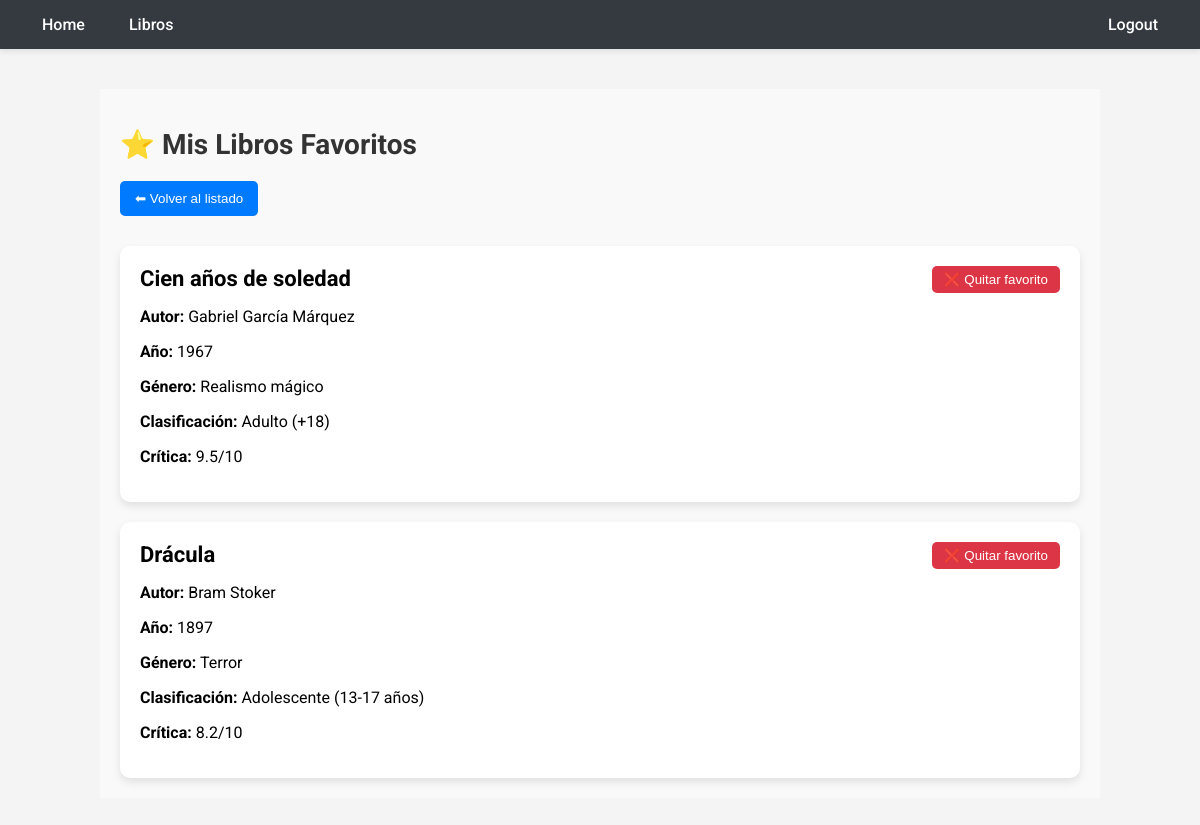
The app's page /favoritos/ (signed in), older data.
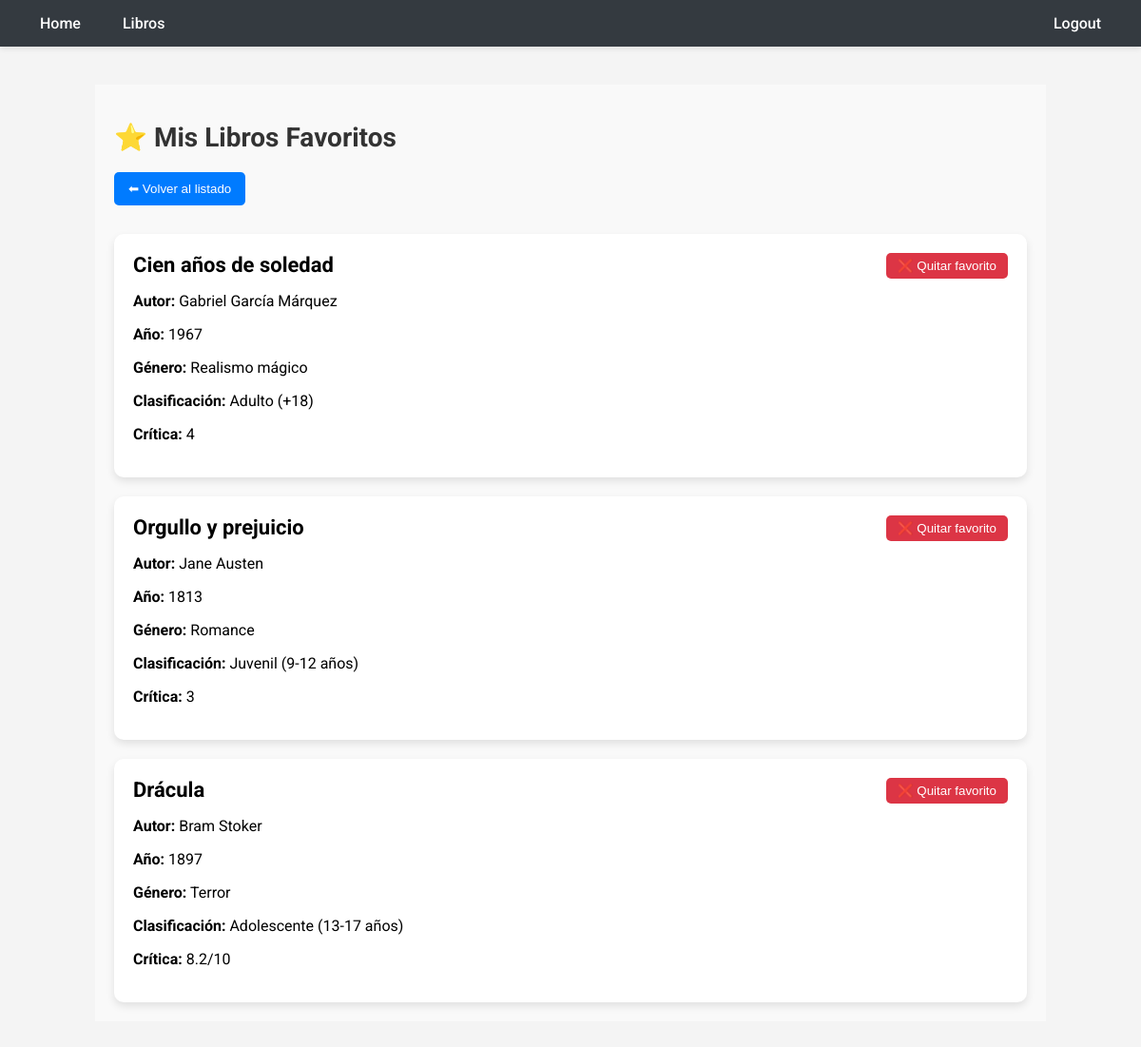
The same page, newer data.
### myapp/models.py (models this page shows, shortened)
class AlmacenLibros(models.Model):
    titulo = models.CharField(max_length=200)
    autor = models.CharField(max_length=200)
    genero = models.ForeignKey(Generolibros, on_delete=models.CASCADE)
    año = models.CharField(max_length=200)
    clasificacion = models.ForeignKey(ClasificacionLibros, on_delete=models.CASCADE)
    critica_de_internet = models.PositiveSmallIntegerField(
        choices=[(i, str(i)) for i in range(1, 6)],
        help_text="Calificación del 1 al 5"
    )
    created = models.DateTimeField(auto_now_add=True)
    descripcion = models.CharField(max_length=200)
    imagen = models.ImageField(
        upload_to='libros/',
        null=True,
        blank=True,
        validators=[FileExtensionValidator(allowed_extensions=['jpg', 'jpeg', 'png', 'webp'])]
    )

class Generolibros(models.Model):
    genero = models.CharField(max_length=200)
    def __str__(self):
        return self.genero

class ClasificacionLibros(models.Model):
    clasificacion = models.CharField(max_length=200)
    def __str__(self):
        return self.clasificacion

### myapp/views.py (the view)
# urls.py: path('favoritos/', views.libros_favoritos, name='libros_favoritos'),
@login_required
def libros_favoritos(request):
    libros = AlmacenLibros.objects.filter(librofavorito__usuario=request.user)
    estados = EstadoDeLectura.objects.filter(user=request.user)
    estado_dict = {e.title.id: e.estado for e in estados}
    return render(request, 'libros_favoritos.html', {
        'libros': libros,
        'estados_lectura': estado_dict,
        'estado_choices': EstadoDeLectura.ESTADO_CHOICES,
    })

### myapp/templates/libros_favoritos.html (shortened to what this page needs)
{% extends 'layouts/base.html' %}
{% block content %}
<div style="padding: 20px; background-color: #f9f9f9;">
    <h1 style="color: #333; font-size: 28px; margin-bottom: 20px;">⭐ Mis Libros Favoritos</h1>
    <a href="{% url 'libros_view' %}">
        <button style="
            background-color: #007bff;
            color: white;
            padding: 10px 15px;
            border: none;
            border-radius: 5px;
            margin-bottom: 30px;
            cursor: pointer;">
            ⬅ Volver al listado
        </button>
    </a>
    {% if libros %}
        <div style="display: grid; gap: 20px;">
            {% for libro in libros %}
                <div style="
                    background: #fff;
                    padding: 20px;
                    border-radius: 10px;
                    box-shadow: 0 4px 8px rgba(0,0,0,0.1);
                    position: relative;
                    transition: transform 0.2s ease;">
                    <h2 style="margin: 0 0 10px; font-size: 22px; color: #000;">{{ libro.titulo }}</h2>
                    <p style="color: #000;"><strong>Autor:</strong> {{ libro.autor }}</p>
                    <p style="color: #000;"><strong>Año:</strong> {{ libro.año }}</p>
                    <p style="color: #000;"><strong>Género:</strong> {{ libro.genero }}</p>
                    <p style="color: #000;"><strong>Clasificación:</strong> {{ libro.clasificacion }}</p>
                    <p style="color: #000;"><strong>Crítica:</strong> {{ libro.critica_de_internet }}</p>
                    <button class="quitar-favorito-btn"
                            data-libro-id="{{ libro.id }}"
                            style="
                                position: absolute; top: 20px; right: 20px;
                                background-color: #dc3545;
                                color: white;
                                border: none;
                                padding: 6px 12px;
                                border-radius: 5px;
                                cursor: pointer;">
                        ❌ Quitar favorito
                    </button>
                </div>
            {% endfor %}
        </div>
    {% else %}
        <p style="font-size: 18px; color: #555;">No tienes libros favoritos aún.</p>
    {% endif %}
</div>
{% endblock %}

Row changes from the older to the newer data that the page shows:
changed AlmacenLibros "Cien años de soledad": critica_de_internet "9.5/10" → "4"
now on this page (row edited): AlmacenLibros: titulo "Orgullo y prejuicio", autor "Jane Austen", año "1813", genero "Romance", clasificacion "Juvenil (9-12 años)", critica_de_internet "3"
